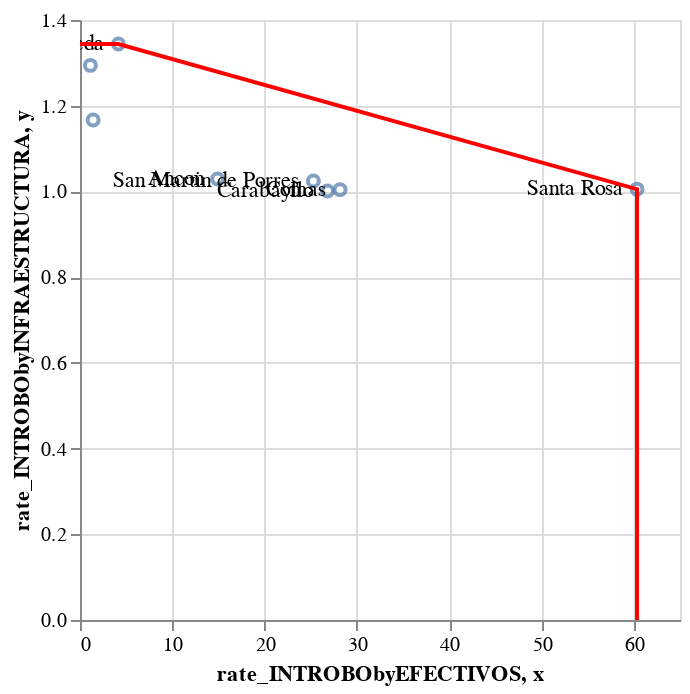

The notebook cell this image was saved under:
### Code cell
# Let's see
points + text + alt.Chart(envelope).mark_line(color='red').encode(
    x='x',
    y='y',
)

### Figure 1 — Vega-Lite specification as saved in the notebook (floating-point values rounded to 4 significant figures)
{"config": {"view": {"continuousWidth": 300, "continuousHeight": 300}}, "layer": [{"mark": {"type": "point"}, "encoding": {"x": {"field": "rate_INTROBObyEFECTIVOS", "type": "quantitative"}, "y": {"field": "rate_INTROBObyINFRAESTRUCTURA", "type": "quantitative"}}}, {"mark": {"type": "text", "align": "right", "baseline": "middle", "dx": -7}, "encoding": {"text": {"field": "MUNICIPALIDAD", "type": "nominal"}, "x": {"field": "rate_INTROBObyEFECTIVOS", "type": "quantitative"}, "y": {"field": "rate_INTROBObyINFRAESTRUCTURA", "type": "quantitative"}}, "name": "view_8"}, {"data": {"name": "data-b29ef199457b6cb2cc30cf4fa5105b98"}, "mark": {"type": "line", "color": "red"}, "encoding": {"x": {"field": "x", "type": "quantitative"}, "y": {"field": "y", "type": "quantitative"}}}], "data": {"name": "data-0ffa3b00e3a9b7746766873d5c97d283"}, "params": [{"name": "param_7", "select": {"type": "interval", "encodings": ["x", "y"]}, "bind": "scales", "views": ["view_8"]}], "$schema": "https://vega.github.io/schema/vega-lite/v5.20.1.json", "datasets": {"data-0ffa3b00e3a9b7746766873d5c97d283": [{"MUNICIPALIDAD": "Ancon", "P_SEGURIDAD": 1628100, "EFECTIVOS": 55, "UNIDADES": 8, "INFRAESTRUCTURA": 797, "JUN_VECINAL": 28, "INT_ROBO": 820, "DEN_PAT": 766, "rate_INTROBObyEFECTIVOS": 14.91, "rate_DEN_PATbyP_SEGURIDAD": 0.0004705, "rate_INTROBObyP_SEGURIDAD": 0.0005037, "rate_INTROBObyUNIDADES": 102.5, "rate_INTROBObyPSEGURIDAD": 0.0005037, "rate_INTROBObyINFRAESTRUCTURA": 1.029}, {"MUNICIPALIDAD": "Carabayllo", "P_SEGURIDAD": 2222737, "EFECTIVOS": 410, "UNIDADES": 44, "INFRAESTRUCTURA": 10983, "JUN_VECINAL": 88, "INT_ROBO": 10993, "DEN_PAT": 3255, "rate_INTROBObyEFECTIVOS": 26.81, "rate_DEN_PATbyP_SEGURIDAD": 0.001464, "rate_INTROBObyP_SEGURIDAD": 0.004946, "rate_INTROBObyUNIDADES": 249.8, "rate_INTROBObyPSEGURIDAD": 0.004946, "rate_INTROBObyINFRAESTRUCTURA": 1.001}, {"MUNICIPALIDAD": "Santa Rosa", "P_SEGURIDAD": 975254, "EFECTIVOS": 223, "UNIDADES": 74, "INFRAESTRUCTURA": 13385, "JUN_VECINAL": 200, "INT_ROBO": 13456, "DEN_PAT": 176, "rate_INTROBObyEFECTIVOS": 60.34, "rate_DEN_PATbyP_SEGURIDAD": 0.0001805, "rate_INTROBObyP_SEGURIDAD": 0.0138, "rate_INTROBObyUNIDADES": 181.8, "rate_INTROBObyPSEGURIDAD": 0.0138, "rate_INTROBObyINFRAESTRUCTURA": 1.005}, {"MUNICIPALIDAD": "Puente Pieda", "P_SEGURIDAD": 12290137, "EFECTIVOS": 122, "UNIDADES": 6, "INFRAESTRUCTURA": 378, "JUN_VECINAL": 67, "INT_ROBO": 508, "DEN_PAT": 4221, "rate_INTROBObyEFECTIVOS": 4.164, "rate_DEN_PATbyP_SEGURIDAD": 0.0003434, "rate_INTROBObyP_SEGURIDAD": 4.133e-05, "rate_INTROBObyUNIDADES": 84.67, "rate_INTROBObyPSEGURIDAD": 4.133e-05, "rate_INTROBObyINFRAESTRUCTURA": 1.344}, {"MUNICIPALIDAD": "Comas", "P_SEGURIDAD": 7583454, "EFECTIVOS": 374, "UNIDADES": 41, "INFRAESTRUCTURA": 10493, "JUN_VECINAL": 326, "INT_ROBO": 10537, "DEN_PAT": 7859, "rate_INTROBObyEFECTIVOS": 28.17, "rate_DEN_PATbyP_SEGURIDAD": 0.001036, "rate_INTROBObyP_SEGURIDAD": 0.001389, "rate_INTROBObyUNIDADES": 257.0, "rate_INTROBObyPSEGURIDAD": 0.001389, "rate_INTROBObyINFRAESTRUCTURA": 1.004}, {"MUNICIPALIDAD": "Los Olivos", "P_SEGURIDAD": 3108134, "EFECTIVOS": 478, "UNIDADES": 92, "INFRAESTRUCTURA": 582, "JUN_VECINAL": 87, "INT_ROBO": 679, "DEN_PAT": 7781, "rate_INTROBObyEFECTIVOS": 1.421, "rate_DEN_PATbyP_SEGURIDAD": 0.002503, "rate_INTROBObyP_SEGURIDAD": 0.0002185, "rate_INTROBObyUNIDADES": 7.38, "rate_INTROBObyPSEGURIDAD": 0.0002185, "rate_INTROBObyINFRAESTRUCTURA": 1.167}, {"MUNICIPALIDAD": "San Martin de Porres", "P_SEGURIDAD": 10042967, "EFECTIVOS": 339, "UNIDADES": 43, "INFRAESTRUCTURA": 8368, "JUN_VECINAL": 18, "INT_ROBO": 8571, "DEN_PAT": 10496, "rate_INTROBObyEFECTIVOS": 25.28, "rate_DEN_PATbyP_SEGURIDAD": 0.001045, "rate_INTROBObyP_SEGURIDAD": 0.0008534, "rate_INTROBObyUNIDADES": 199.3, "rate_INTROBObyPSEGURIDAD": 0.0008534, "rate_INTROBObyINFRAESTRUCTURA": 1.024}, {"MUNICIPALIDAD": "Independecia", "P_SEGURIDAD": 3845249, "EFECTIVOS": 39, "UNIDADES": 3, "INFRAESTRUCTURA": 34, "JUN_VECINAL": 13, "INT_ROBO": 44, "DEN_PAT": 6097, "rate_INTROBObyEFECTIVOS": 1.128, "rate_DEN_PATbyP_SEGURIDAD": 0.001586, "rate_INTROBObyP_SEGURIDAD": 1.144e-05, "rate_INTROBObyUNIDADES": 14.67, "rate_INTROBObyPSEGURIDAD": 1.144e-05, "rate_INTROBObyINFRAESTRUCTURA": 1.294}], "data-b29ef199457b6cb2cc30cf4fa5105b98": [{"x": 0.0, "y": 1.344}, {"x": 4.164, "y": 1.344}, {"x": 60.34, "y": 1.005}, {"x": 60.34, "y": 0.0}]}}
